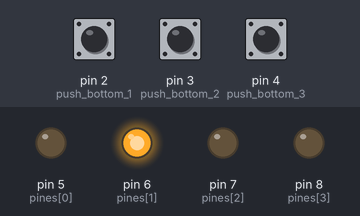
The sketch below on a simulated Arduino Uno, built with avr-gcc and run on an emulated ATmega328P. Shown: output pins drawn as LEDs (lit = HIGH). The inputs (shaded band) are chosen by the test bench; at power-on: pin 4 (push_bottom_3) LOW, pin 3 (push_bottom_2) LOW, pin 2 (push_bottom_1) LOW.

Above: at 1.2 s.
1.3 s: pin 4 (push_bottom_3) pulled HIGH for 1 s
At 2.5 s:
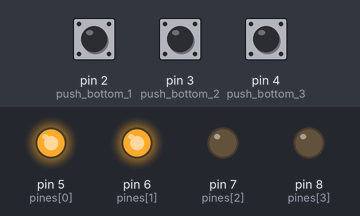
5.3 s: pin 3 (push_bottom_2) pulled HIGH for 3.2 s
11.5 s: pin 3 (push_bottom_2) pulled HIGH for 0.2 s
At 14.4 s:
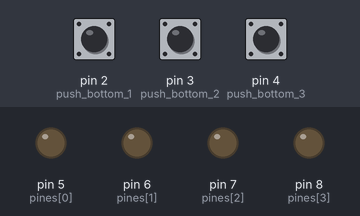
14.5 s: pin 3 (push_bottom_2) pulled HIGH for 1 s
At 14.8 s:
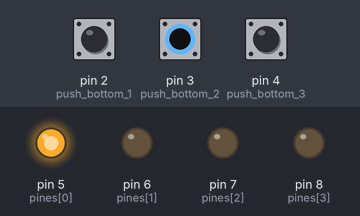
Timing chart, 0 to 18.5 s (numbered marks = the images above; inputs shaded):
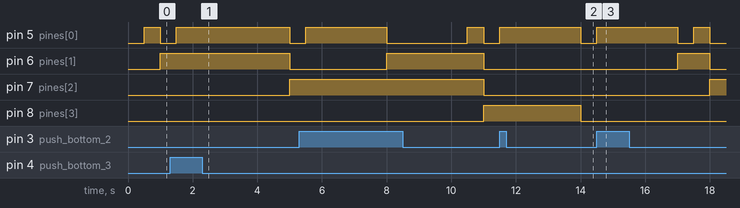

Measured:
- after the input at 1.3 s, pin 8 (pines[3]): stays LOW (without the input it goes to HIGH after 2.7 s)
- after the input at 11.5 s, pin 6 (pines[1]): stays LOW (without the input it goes to HIGH after 1.5 s); pin 7 (pines[2]): stays LOW (without the input it goes to HIGH after 2.5 s); pin 8 (pines[3]): HIGH → LOW after 2.5 s instead of 0.50 s
- after the input at 14.5 s, pin 8 (pines[3]): stays LOW (without the input it goes to HIGH after 3.5 s)

The sketch:

Codigo_Practica_4_PI.ino
```cpp
#define push_bottom_1 2
#define push_bottom_2 3
#define push_bottom_3 4
int pines[4] = {5, 6, 7, 8};

void setup() {
  pinMode(push_bottom_1, INPUT);
  pinMode(push_bottom_2, INPUT);
  pinMode(push_bottom_3, INPUT);
  for(int p = 0; p < 4 ; p++){
    pinMode(pines[p], OUTPUT);
  }
}

void loop(){
  for(int b = 0; b < 10; b++){
    for(int c = 0; c < 4; c++){
      digitalWrite(pines[c], (b >> c) & 1);
    }

    if(digitalRead(push_bottom_1) == HIGH){
      delay(1000);
    }

    else if(digitalRead(push_bottom_2) == HIGH){
      delay(2000);
    }

    else if(digitalRead(push_bottom_3) == HIGH){
      delay(3000);
    }

    else if(digitalRead(push_bottom_1) && digitalRead(push_bottom_2) && digitalRead(push_bottom_3) == HIGH){
     delay(500);
    }

    else if(digitalRead(push_bottom_1) && digitalRead(push_bottom_2) && digitalRead(push_bottom_3) == LOW){
     delay(500);
    }

    delay(500);
  }
}
```
